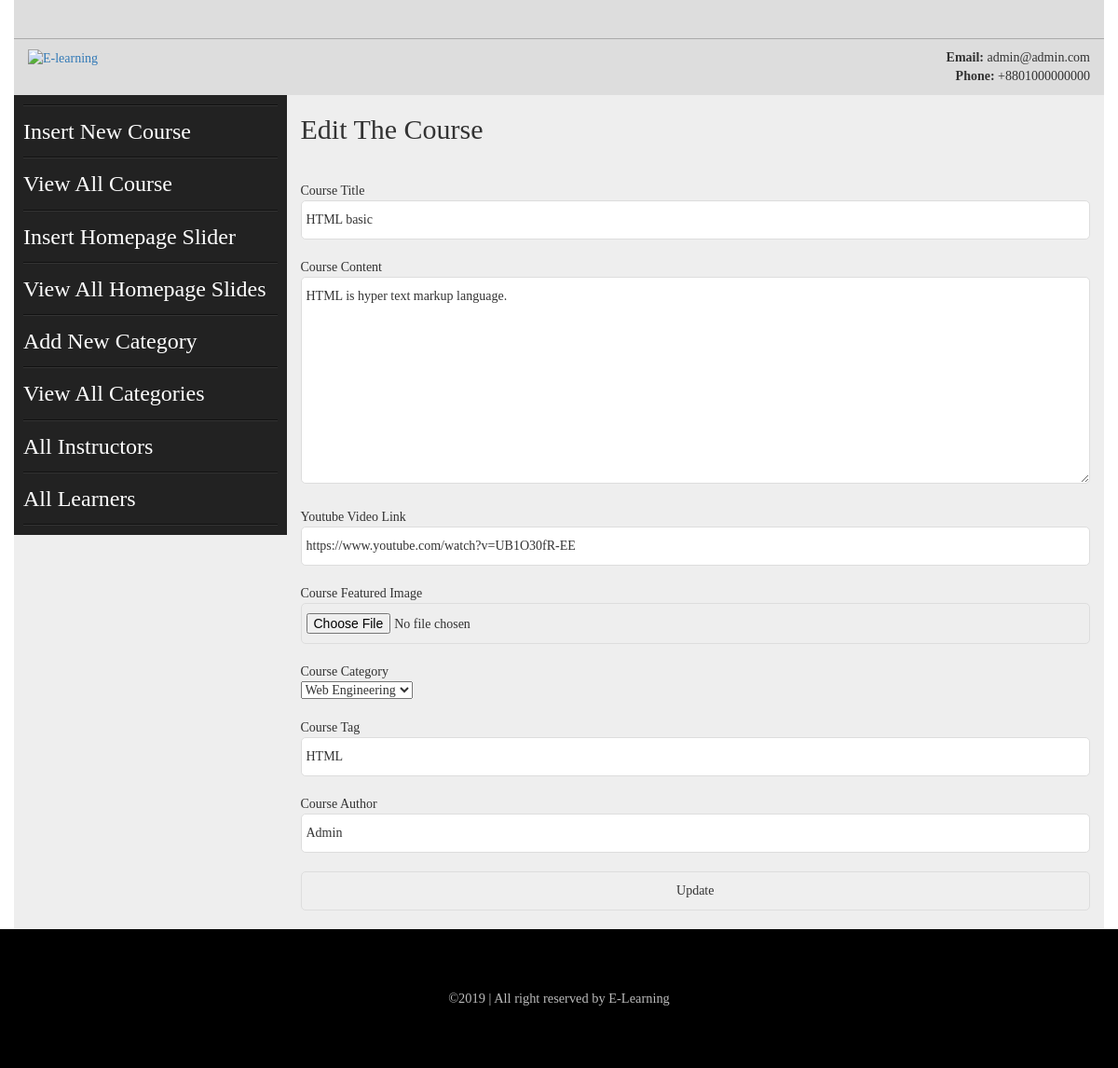
The page /admin/edit_post.php?edit=28 on the database its author committed.
### tables this page shows
CREATE TABLE `posts` (
  `post_id` int(100) NOT NULL,
  `cat_id` int(100) NOT NULL,
  `post_title` varchar(100) NOT NULL,
  `post_date` text NOT NULL,
  `post_author` varchar(50) NOT NULL,
  `post_keywords` text NOT NULL,
  `post_image` text NOT NULL,
  `post_content` longtext NOT NULL,
  `video_link` varchar(200) NOT NULL
);

### admin/edit_post.php (the view, shortened to what this page needs)
<?php include("includes/header.php");?>
<section class="admin_area">
    <div class="container">
        <div class="row">
            <?php include("includes/admin_menus.php");?>
            <div class="col-md-9 col-sm-9 col-xs-12">
                <div class="add_admin_content">
                   <h2>Edit The Course</h2>
                    <?php
                    if(isset($_GET['edit'])){
                    $post_get_id = $_GET['edit'];
                    $post = "select * from posts where post_id = '$post_get_id'";
                    $run_post = mysqli_query($con,$post);
                    while($post_row = mysqli_fetch_array($run_post)):
                    $cat_id = $post_row ['cat_id'];
                    $post_title = $post_row ['post_title'];
                    $post_author = $post_row ['post_author'];
                    $post_featured_image = $post_row ['post_image'];
                    $post_keywords = $post_row ['post_keywords'];
                    $post_content = $post_row ['post_content'];
                    $post_video = $post_row ['video_link'];
                    ?>
                    <form action="<?php echo $_SERVER['PHP_SELF']; ?>" enctype="multipart/form-data" method="post">
                        <p>
                            <label for="post_title">Course Title</label>
                            <input type="text" placeholder="Post title" name="post_title" value="<?php echo $post_title;?>">
                        </p>
                        <p>
                            <label for="post_content">Course Content</label>
                            <textarea name="post_content" cols="30" rows="10" ><?php echo $post_content;?></textarea>
                        </p>
                        <p>
                            <label for="post_video_link">Youtube Video Link</label>
                            <input type="url" placeholder="Course Youtube Video Link" name="post_video_link" value="<?php echo $post_video;?>">
                        </p>
                        <p>
                            <label for="post_featured_image">Course Featured Image</label>
                            <input type="file" value="Post Featured Image" name="post_featured_image" value="<?php echo $post_featured_image;?>">
                        </p>
                        <p>
                            <label for="post_categories">Course Category</label>
                            <select name="post_categories" id="select_cat">
                                <?php
                                $cat = "select * from categories where cat_id = '$cat_id'";
                                $run_cat = mysqli_query($con,$cat);
                                while($cat_row = mysqli_fetch_array($run_cat)):
                                $category_id = $cat_row['cat_id'];
                                $category_name = $cat_row['cat_name'];
                                ?>
                                <option value="<?php echo $category_id;?>"><?php echo $category_name;?></option>
                                <?php endwhile;?>
                            </select>
                        </p>
                        <p>
                            <label for="post_keywords">Course Tag</label>
                            <input type="text" placeholder="Add Tag" name="post_keywords" value="<?php echo $post_keywords;?>">
                        </p>
                        <p>
                            <label for="post_author">Course Author</label>
                            <input type="text" placeholder="Author Name" name="post_author" value="<?php echo $post_author;?>">
                        </p>
                        <p>
                            <input type="submit" value="Update" name="update_post">
                        </p>
                    </form>
                    <?php endwhile;?>
                    <?php };?>
                </div>
            </div>
        </div>
    </div>
</section>
<?php include("includes/footer.php");?>

### admin/css/style.css (style rules this page uses)
body { font-family: 'Lora', serif; }
h1,h2,h3,h4,h5,h6,p { margin: 0; padding: 0 }
.container { background: #eee }
.admin_area .row { position: relative; }
.add_admin_content label { display: block; }
.add_admin_content input, .add_admin_content textarea { border: 1px solid #ddd; border-radius: 5px; padding: 10px 5px; width: 100%; }
.add_admin_content form p { margin-bottom: 20px; }
.add_admin_content h2 { margin-bottom: 40px; margin-top: 20px; }
body, html { height: 100%; }

### admin/css/main.css (style rules this page uses)
html { color: #222; font-size: 1em; line-height: 1.4; }
label { margin: 0; padding: 0; border: 0; font-size: 100%; font: inherit; vertical-align: baseline; }
textarea { resize: vertical; }

### rows shown on the page
posts: post_title "HTML basic", post_content "HTML is hyper text markup language.", post_video_link "https://www.youtube.com/watch?v=UB1O30fR-EE", post_keywords "HTML", post_author "Admin"

### other values the page prints
form field post_categories "Web Engineering"
